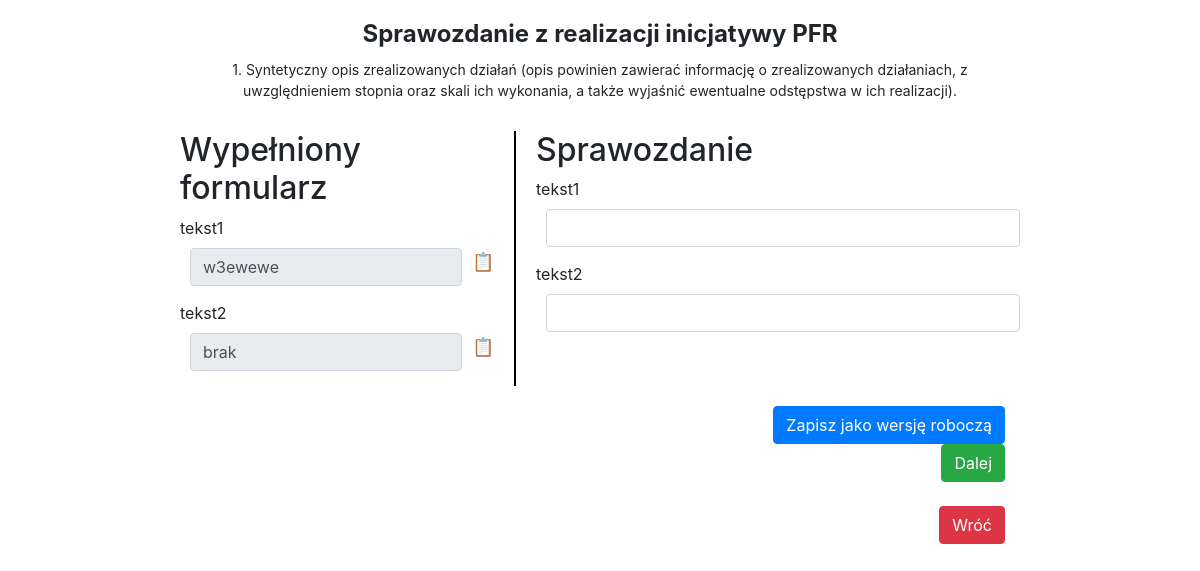
The page /formready/correction.php?ID=34 (signed in) on the database its author committed.
### tables this page shows
CREATE TABLE `quest` (
  `questID` int(11) NOT NULL,
  `quest` text NOT NULL,
  `type` int(11) NOT NULL,
  `constant` tinyint(1) NOT NULL DEFAULT 0
);

### formready/correction.php (the view, shortened to what this page needs)
<?php
require_once("../dbconnect.php");
$readyID = intval($_GET['ID']);
$sql = "WITH quest_ranked AS (
    SELECT
        qu.questID,
        qu.quest,
        qu.type,
        q.number,
        q.req,
        b.answer,
        b.answerconnectID,
        a2.answer AS spr,
        a2.reason,
        r.readyID,
        b.tablerow,
        ROW_NUMBER() OVER (PARTITION BY q.number ORDER BY qu.questID DESC) AS row_num
    FROM
        questconnect q
    JOIN
        quest qu ON q.questID = qu.questID
    JOIN
        application a ON q.applicationID = a.applicationID
    JOIN
        readyapplication r ON r.applicationID = a.applicationID
    JOIN
        answerconnect b ON qu.questID = b.questID
    LEFT JOIN
        answercorrect a2 ON a2.answerconnectID = b.answerconnectID
    WHERE
        b.readyID = ?
        AND r.readyID = ?
        AND qu.constant = 0
)
SELECT
    questID,
    quest,
    type,
    number,
    req,
    answer,
    answerconnectID,
    spr,
    reason,
    readyID,
    tablerow
FROM
    quest_ranked
WHERE
    NOT (type = 7 AND (answer = 'brak'))
ORDER BY
    answerconnectID,
    number;
";
$stmt = $conn->prepare($sql);
$stmt->bind_param('ii', $readyID,$readyID);
$stmt->execute();
$result = $stmt->get_result();
$filledAnswers = [];
while ($row = $result->fetch_assoc()) {
    $filledAnswers[$row['answerconnectID']] = $row;
}
?>
<!DOCTYPE html>
<html lang="pl">
<head>
    <link rel="stylesheet" href="https://stackpath.bootstrapcdn.com/bootstrap/4.5.2/css/bootstrap.min.css">
</head>
<body>
<div class="container-fluid">
    <h1 class="header-title">Sprawozdanie z realizacji inicjatywy PFR</h1>
    <div class="description">
        1. Syntetyczny opis zrealizowanych działań (opis powinien zawierać informację o zrealizowanych działaniach, z uwzględnieniem stopnia oraz skali ich wykonania, a także wyjaśnić ewentualne odstępstwa w ich realizacji).
    </div>
    <form action="" method="POST">
        <div class="row">
            <div class="left-side">
                <h2>Wypełniony formularz</h2>
                <?php if (!empty($filledAnswers)): ?>
                    <?php foreach ($filledAnswers as $questID => $data): ?>
                        <?php if($data['type']==1 || $data['type']==4 || $data['type']==5 || $data['type']==6 || $data['type']==7){ ?>
                        <div class="form-group">
                            <label><?php echo htmlspecialchars($data['quest']); ?></label>
                            <div style="display: flex;">
                                <?php
                                echo '<textarea rows="1" type="text" rows="2" id="filled-answer-'.$questID.'" class="form-control auto-resize1 res3' . $questID . '" disabled>'.htmlspecialchars($data["answer"]).'</textarea>';
                                ?>
                                <span class="copy-button" onclick="copyToInput(<?php echo $questID; ?>)" title="Skopiuj do poprawionego formularza">📋</span>
                            </div>
                        </div>
                        <?php } else if($data['type']==3){ ?>
                            <?php } else if($data['type']==2 ){ ?>
                                <?php } ?>
                    <?php endforeach; ?>
                <?php else: ?>
                    <p>Brak danych do wyświetlenia.</p>
                <?php endif; ?>
            </div>
            <div class="right-side">
                <h2>Sprawozdanie</h2>
                <?php if (!empty($filledAnswers)): ?>
                    <?php foreach ($filledAnswers as $questID => $data): ?>
                        <?php if($data['type']==1 || $data['type']==4 || $data['type']==5 || $data['type']==6 || $data['type']==7){ ?>
                        <div class="form-group">
                            <label><?php echo htmlspecialchars($data['quest']); ?></label>
                            <div style="display: flex;">
                                <?php
                                    echo '<textarea type="text" rows="1" id="corrected-answer-'.$questID.'" class="form-control auto-resize1 res1' . $questID . '" name="answers['.$questID.']" oninput="checkForDifference('.$questID.')">'.$data["spr"].'</textarea>';
                                 } else if($data['type']==3){
                                     } else if($data['type']==2 ){
                                     }
                                ?>
                            </div>
                        </div>
                    <?php endforeach; ?>
                <?php else: ?>
                    <p>Brak danych do wyświetlenia.</p>
                <?php endif; ?>
            </div>
        </div>
        <div class="save-button-container">
            <button type="submit" name="submit" value="save" class="btn btn-primary">Zapisz jako wersję roboczą</button><br />
            <button type="submit" name="submit" value="send" class="btn btn-success">Dalej</button>
        </div>
    </form>
    <br />
    <div class="text-right">
        <a href="../formready/formready.php"><input type="button" value="Wróć" class="btn btn-danger"></a>
    </div>
</div>
</body>
</html>

### formready/correction.php (style rules this page uses)
.auto-resize1 { margin-left: 10px; overflow: hidden; resize: none; box-sizing: border-box; width: 100%; min-height: calc(1.5em + 0.75rem + 2px); padding: 0.375rem 0.75rem; font-size: 1rem; line-height: 1.5; border: 1px solid #ced4da; border-radius: 0.25rem; }
.container-fluid { margin-top: 20px; width: 70%; }
.header-title { text-align: center; font-size: 24px; font-weight: bold; }
.description { text-align: center; font-size: 14px; margin-top: 10px; margin-bottom: 30px; }
.left-side { width: 40%; padding-right: 20px; border-right: 2px solid #000; }
.right-side { width: 60%; padding-left: 20px; }
.copy-button { cursor: pointer; font-size: 18px; color: blue; margin-left: 10px; }
textarea { resize: vertical; height: auto; min-height: 1.5em; }
.form-control { width: 100%; }
.form-group { margin-bottom: 15px; }
.row { display: flex; }
.save-button-container { text-align: right; margin-top: 20px; }

### rows shown on the page
quest: quest "tekst1", value "w3ewewe"
quest: quest "tekst2", value "brak"
